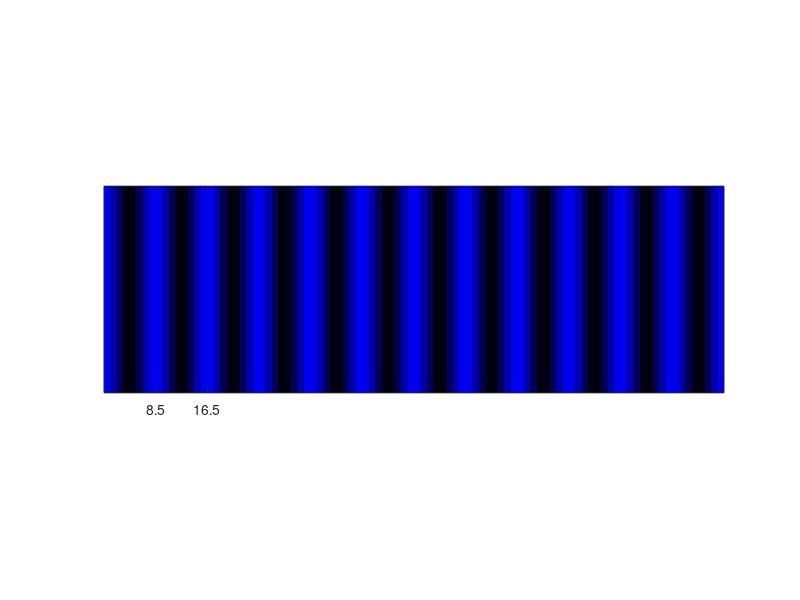

The MATLAB source for this figure:
WAVELENGTH_PIXELS = 8; % spatial wavelength of pattern in pixels
k = 2*pi/WAVELENGTH_PIXELS; % wave number

NUM_GS_BITS = 4; % number of greenscale bits to use
numGSValues = 2^NUM_GS_BITS;
maxGSValue = numGSValues-1;

numTimes = WAVELENGTH_PIXELS*(numGSValues-1);
frequency = 1/numTimes;
omega = 2*pi*frequency;

%omega = 2*pi/(WAVELENGTH_PIXELS*(numGSValues-1))
%k = 2*pi/WAVELENGTH_PIXELS;

numVerticalPixels = 32;
numHorizontalPixels = 96;

X = [0:numHorizontalPixels];
TIMES = [1:numTimes]-1;

Pats = ones(numVerticalPixels, numHorizontalPixels, numTimes, 1);

for tInd = 1:length(TIMES)
    t = TIMES(tInd);
    for xInd = 1:(length(X)-1)
        x0 = X(xInd);
        x1 = X(xInd+1);
        Pats(:,xInd,tInd,1) = ones(numVerticalPixels,1)*round(maxGSValue*(cos(omega*t - k*x1)/k - cos(omega*t - k*x0)/k + x1 - x0)/2);
        % these values come by integrating a sinusoid of range 0 to
        % maxGSValue over each pixel's domain, [x0,x1].
    end
end

blueGrating = zeros(numVerticalPixels,96,3);
blueGrating(:,:,3) = Pats(:,:,31,1)/15;
figure

imagesc(blueGrating)
axis image
set(gca,'XTick',[8.5 16.5])
set(gca,'YTick',[])
%axis off